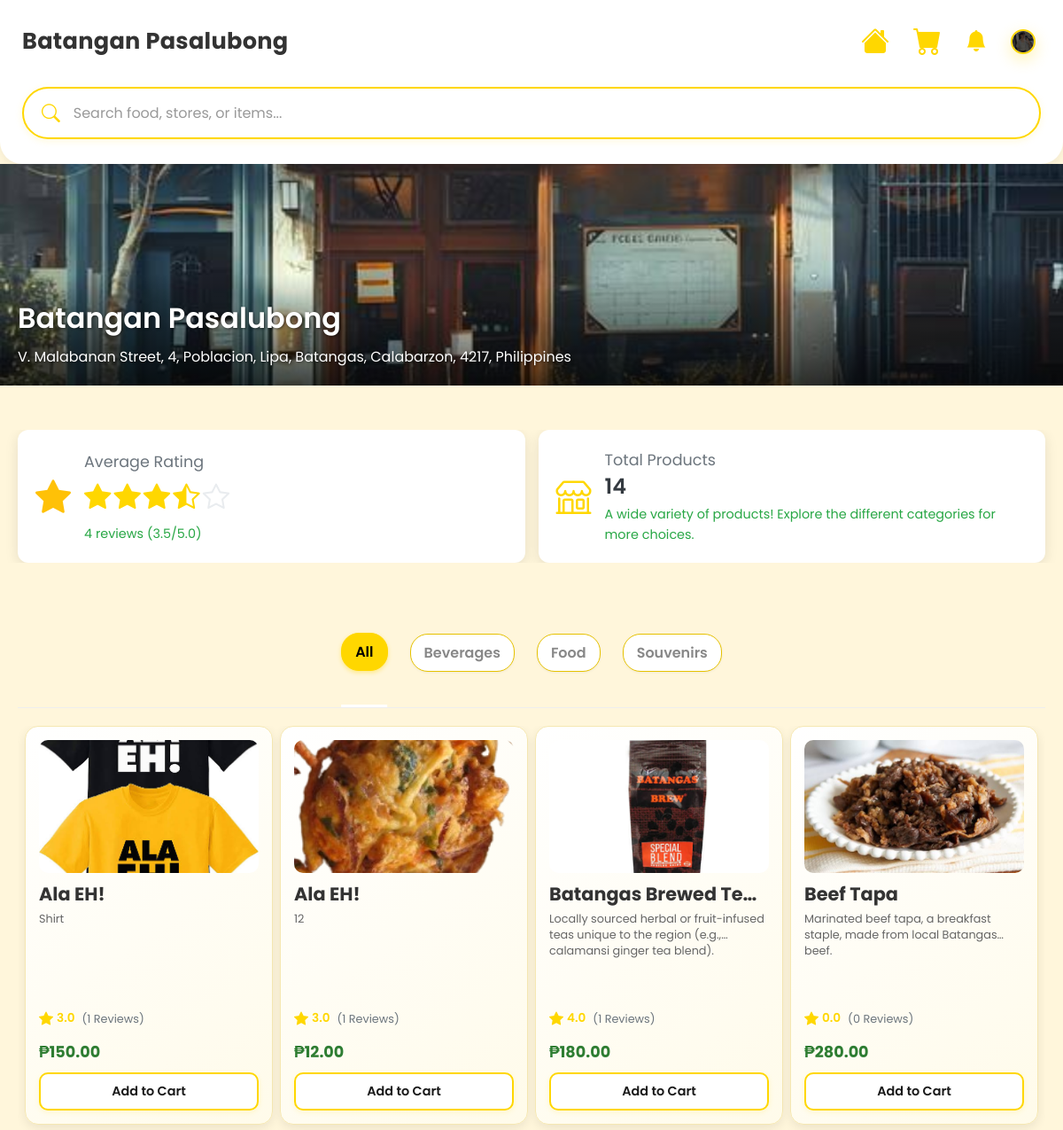
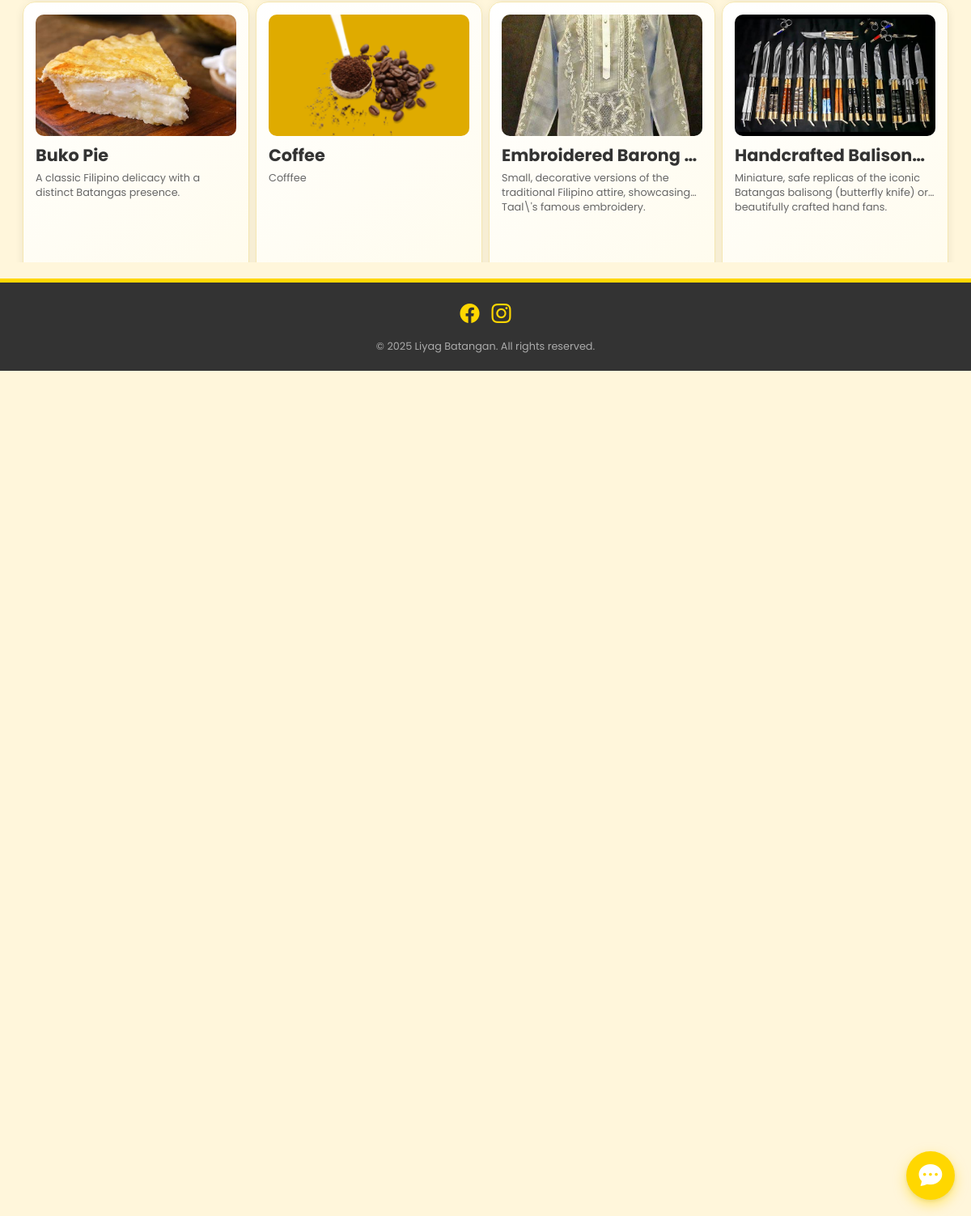
The page /index.php?action=view_store&vendor_id=21 (signed in) on the database its author committed (2 pictures, top to bottom).
### tables this page shows
CREATE TABLE `vendor_account` (
  `vendor_id` int(11) NOT NULL,
  `user_id` int(11) NOT NULL,
  `business_name` varchar(100) DEFAULT NULL,
  `business_address` text DEFAULT NULL,
  `business_description` text DEFAULT NULL,
  `logo_url` varchar(255) DEFAULT NULL,
  `latitude` decimal(10,8) DEFAULT NULL,
  `longitude` decimal(11,8) DEFAULT NULL,
  `registration_date` timestamp NOT NULL DEFAULT current_timestamp(),
  `verification_document` varchar(255) DEFAULT NULL,
  `status` enum('Pending','Approved','Rejected') DEFAULT 'Pending',
  `rejection_reason` text DEFAULT NULL,
  `average_rating` decimal(2,1) DEFAULT NULL,
  `total_reviews` int(11) DEFAULT NULL
);

CREATE TABLE `product_categories` (
  `category_id` int(11) NOT NULL,
  `name` varchar(100) DEFAULT NULL,
  `description` text DEFAULT NULL
);

CREATE TABLE `products` (
  `product_id` int(11) NOT NULL,
  `vendor_id` int(11) DEFAULT NULL,
  `category_id` int(11) DEFAULT NULL,
  `name` varchar(100) DEFAULT NULL,
  `description` text DEFAULT NULL,
  `price` decimal(10,2) DEFAULT NULL,
  `stock_quantity` int(11) DEFAULT NULL,
  `image_url` varchar(255) DEFAULT NULL,
  `status` enum('Active','Inactive','OutOfStock','Discontinued','Pending') DEFAULT 'Active',
  `created_at` timestamp NOT NULL DEFAULT current_timestamp(),
  `updated_at` timestamp NOT NULL DEFAULT current_timestamp() ON UPDATE current_timestamp(),
  `commission_rate` decimal(4,2) NOT NULL DEFAULT 10.00
);

### app/models/storeModels.php (called while the page is built, shortened)
<?php
require_once __DIR__ . '/../config/liyab_batangan_db_pdo.php';
class StoreModel {
    private $conn;
    private $vendor_table = "vendor_account";
    private $product_table = "products";
    private $category_table = "product_categories";
    private $reviews_table = "product_reviews";
    public function __construct($db) {
        $this->conn = $db;
    }
    public function getStoreDetails($vendorId) {
        $query = "SELECT vendor_id, business_name, business_address, logo_url, average_rating, total_reviews, user_id
                     FROM " . $this->vendor_table . "
                     WHERE vendor_id = ? AND status = 'Approved'
                     LIMIT 1";
        $stmt = $this->conn->prepare($query);
        $stmt->execute([$vendorId]);
        return $stmt->fetch(PDO::FETCH_ASSOC);
    }
   public function getProductsByVendorId($vendorId) {
    $query = "
        SELECT
            p.product_id, p.name, p.description, p.price, p.image_url,
            p.status, p.stock_quantity, p.category_id,
            COALESCE(pr.average_rating, 0.0) AS average_rating,
            COALESCE(pr.total_reviews, 0) AS total_reviews
        FROM " . $this->product_table . " p
        LEFT JOIN (
            SELECT
                product_id,
                AVG(rating) AS average_rating,
                COUNT(review_id) AS total_reviews
            FROM " . $this->reviews_table . "
            WHERE product_id IS NOT NULL
            GROUP BY product_id
        ) pr ON pr.product_id = p.product_id
        WHERE p.vendor_id = ?
        ORDER BY p.name";
    $stmt = $this->conn->prepare($query);
    $stmt->execute([$vendorId]);
    return $stmt->fetchAll(PDO::FETCH_ASSOC);
}
     public function getProductCategories() {
         $query = "SELECT category_id, name FROM " . $this->category_table . " ORDER BY name";
         $stmt = $this->conn->prepare($query);
         $stmt->execute();
         return $stmt->fetchAll(PDO::FETCH_ASSOC);
     }
   public function getStoreAverageRating($vendorId) {
    $query = "
        SELECT
            COALESCE(AVG(pr.rating), 0.0) AS average_store_rating,
            COUNT(pr.review_id) AS total_reviews_count
        FROM
            product_reviews pr
        JOIN
            products p ON pr.product_id = p.product_id
        WHERE
            p.vendor_id = ?
        LIMIT 1 -- Limit is optional here as it returns one row, but
                -- standard pagination (LIMIT 0, 25) should not be used here.
    ";
    $stmt = $this->conn->prepare($query);
    $stmt->execute([$vendorId]);
    return $stmt->fetch(PDO::FETCH_ASSOC);
}
}

### app/config/liyab_batangan_db_pdo.php (called while the page is built, shortened)
<?php
class Database {
    private $host = "localhost";
    private $db_name = "u290721747_liyag_batangan";
    private $username = "u290721747_LIyag_Batangan";
    private $password = "liyag_Batangan_001";
    public function connect() {
        $dsn = "mysql:host=" . $this->host . ";dbname=" . $this->db_name . ";charset=utf8mb4";
        $options = [
            PDO::ATTR_ERRMODE            => PDO::ERRMODE_EXCEPTION,
            PDO::ATTR_DEFAULT_FETCH_MODE => PDO::FETCH_ASSOC,
            PDO::ATTR_EMULATE_PREPARES   => false,
        ];
        try {
            $this->conn = new PDO($dsn, $this->username, $this->password, $options);
            return $this->conn;
        } catch (\PDOException $e) {
            error_log("Database Connection Error (PDO): " . $e->getMessage());
            die("Database connection failed.");
        }
    }
}

### app/views/store.php (the view, shortened to what this page needs)
<?php
$total_products = count($product_results ?? []);
$product_suggestion = $total_products < 10 ?
    "This shop has a small but curated selection. Check back soon for new additions!" :
    "A wide variety of products! Explore the different categories for more choices.";
function renderRatingStars($rating) {
    $html = '<div class="star-display-wrapper" aria-label="Rated ' . number_format($rating, 1) . ' out of 5">';
    $rounded_rating = round($rating * 2) / 2;
    for ($i = 1; $i <= 5; $i++) {
        $icon_class = '';
        if ($i <= $rounded_rating) {
            $icon_class = 'bi-star-fill';
        } elseif ($i - 0.5 == $rounded_rating) {
            $icon_class = 'bi-star-half';
        } else {
            $icon_class = 'bi-star';
        }
        $html .= '<i class="star-icon ' . $icon_class . '"></i>';
    }
    $html .= '</div>';
    return $html;
}
?>
<!DOCTYPE html>
<html lang="en">
<head>
    <link rel="stylesheet" href="https://cdn.jsdelivr.net/npm/bootstrap-icons@1.11.3/font/bootstrap-icons.css">
    <link rel="stylesheet" href="public/assets/css/home.css">
    <link rel="stylesheet" href="public/assets/css/responsive-home.css">
    <link rel="stylesheet" href="public/assets/css/responsive-store.css">
    <link rel="stylesheet" href="public/assets/css/store.css">
    <link rel="stylesheet" href="public/assets/css/stores.css">
    <link rel="stylesheet" href="public/assets/css/search.css">
    <link rel="stylesheet" href="public/assets/css/notification.css">
</head>
<body>
<header class="header">
    <div class="header-top">
        <div class="profile-greeting">
            <?= htmlspecialchars($store['business_name']); ?>
        </div>
        <nav class="nav-icons">
            <a href="index.php?action=home" title="Home">
                <i class="bi bi-house-fill"></i>
            </a>
            <a href="index.php?action=cart" title="Cart">
                <i class="bi bi-cart-fill"></i>
            </a>
            <div class="notification-dropdown" data-user-id="<?= htmlspecialchars($_SESSION['user_id'] ?? '') ?>">
                <button id="notificationBtn" title="Notifications">
                    <div class="notification-hover-wrapper">
                        <i class="bi bi-bell-fill"></i>
                    </div>
                </button>
            </div>
            <div class="profile-dropdown">
                <button id="profileBtn" title="Profile">
                    <div class="profile-hover-wrapper">
                        <img src="<?= htmlspecialchars($userProfilePicture ? 'uploads/' . basename($userProfilePicture) : 'public/assets/default/default_profile.jpg') ?>"
                             alt="Profile"
                             class="profile-icon">
                    </div>
                </button>
            </div>
        </nav>
    </div>
    <div class="search-wrapper">
        <i class="bi bi-search search-icon"></i>
        <input type="text" id="searchInput" placeholder="Search food, stores, or items..." class="search-input">
    </div>
</header>
<div class="store-header-image-container">
        <img src="<?= htmlspecialchars($store['logo_url'] ?? 'public/assets/default/default_business_picture.jpg') ?>"
             alt="<?= htmlspecialchars($store['business_name']) ?>"
             class="business-picture">
        <div class="store-header-content">
            <h2><?= htmlspecialchars($store['business_name']); ?></h2>
            <p><?= htmlspecialchars($store['business_address']); ?></p>
        </div>
    </div>
<main class="store-page-main" data-vendor-id="<?= htmlspecialchars($store['vendor_id']); ?>" data-vendor-user-id="<?= htmlspecialchars($store['user_id'] ?? 0); ?>">
    <section class="vendor-stats-container">
        <div class="stats-card ratings-card">
            <div class="stats-icon-wrapper">
                <i class="bi bi-star-fill icon-ratings"></i>
            </div>
            <div class="stats-info">
                <p class="stats-label">Average Rating</p>
                <p class="stats-value"><?= renderRatingStars($average_rating); ?></p>
                <p class="stats-subtext"><?= number_format($total_reviews); ?> reviews (<?= number_format($average_rating, 1); ?>/5.0)</p>
            </div>
        </div>
        <div class="stats-card products-stats-card">
            <div class="stats-icon-wrapper">
                <i class="bi bi-shop icon-products"></i>
            </div>
            <div class="stats-info">
                <p class="stats-label">Total Products</p>
                <p class="stats-value"><?= number_format($total_products); ?></p>
                <p class="stats-subtext"><?= htmlspecialchars($product_suggestion); ?></p>
            </div>
        </div>
    </section>
    <section class="store-products-section">
        <div class="category-filter-container">
            <div class="category-filter" id="category-filter">
                <button class="filter-btn active" data-category-id="all">All</button>
                <?php foreach ($categories as $category): ?>
                    <button class="filter-btn" data-category-id="<?= htmlspecialchars($category['category_id']); ?>">
                        <?= htmlspecialchars($category['name']); ?>
                    </button>
                <?php endforeach; ?>
            </div>
            <div class="filter-track" id="filter-track"></div>
        </div>
        <div class="product-grid">
            <?php if (!empty($product_results)): ?>
                <?php foreach ($product_results as $product): ?>
                    <?php
                        $product_data_for_js = array_merge($product, [
                            'business_name' => $store['business_name'],
                            'business_address' => $store['business_address'],
                            'vendor_id' => $store['vendor_id']
                        ]);
                    ?>
                    <div class="product-card"
                        data-category-id="<?= htmlspecialchars($product['category_id']); ?>"
                        data-product='<?= htmlspecialchars(json_encode($product_data_for_js), ENT_QUOTES, 'UTF-8') ?>'>
                        <img src="<?= htmlspecialchars($product['image_url'] ?? 'uploads/products/default_product.jpg') ?>"
                            alt="<?= htmlspecialchars($product['name']) ?>"
                            class="product-image">
                        <div class="product-info">
                            <h3><?= htmlspecialchars($product['name']) ?></h3>
                            <p class="product-description"><?= htmlspecialchars($product['description']) ?></p>
                            <?php
                                        $avg_rating = number_format($product['average_rating'] ?? 0, 1);
                                        $total_reviews = $product['total_reviews'] ?? 0;
                                ?>
                            <div class="product-rating-info">
                                    <span class="product-rating">
                                        <i class="bi bi-star-fill"></i>
                                        <?= $avg_rating ?>
                                    </span>
                                    <span class="review-count">
                                        (<?= number_format($total_reviews) ?> Reviews)
                                    </span>
                                </div>
                            </div>
                        <span class="price">₱<?= number_format($product['price'], 2) ?></span>
                        <span class="view1-btn">Add to Cart</span>
                    </div>
                <?php endforeach; ?>
            <?php else: ?>
                <p class="no-results-message">No products found for this store.</p>
            <?php endif; ?>
        </div>
    </section>
      <button class="chat-toggle-btn" id="chatToggleBtn" title="Chat with Store">
                <i class="bi bi-chat-dots-fill"></i>
            </button>
</main>
<footer class="footer">
    <div class="social-icons">
        <a href="https://www.facebook.com/people/Liyag-Batangan/61583172300285/"><i class="bi bi-facebook"></i></a>
        <a href="https://www.instagram.com/liyag.batangan/"><i class="bi bi-instagram"></i></a>
    </div>
    <p class="copyright">&copy; <?= date('Y') ?> Liyag Batangan. All rights reserved.</p>
</footer>
</body>
</html>

### rows shown on the page
vendor_account: business_name "Batangan Pasalubong", logo_url (picture), business_address "V. Malabanan Street, 4, Poblacion, Lipa, Batangas, Calabarzon, 4217, Philippines"
product_categories: name "Beverages"
product_categories: name "Food"
product_categories: name "Souvenirs"
products: image_url (picture), name "Ala EH!", description "Shirt", avg_rating "3.0", total_reviews "1", price "150.00"
products: image_url (picture), name "Ala EH!", description "12", avg_rating "3.0", total_reviews "1", price "12.00"
products: image_url (picture), name "Batangas Brewed Te…", description "Locally sourced herbal or fruit-infused teas unique to the region (e.g., calamansi ginger tea blend).", avg_rating "4.0", total_reviews "1", price "180.00"
products: image_url (picture), name "Beef Tapa", description "Marinated beef tapa, a breakfast staple, made from local Batangas beef.", avg_rating "0.0", total_reviews "0", price "280.00"
products: image_url (picture), name "Buko Pie", description "A classic Filipino delicacy with a distinct Batangas presence."
products: image_url (picture), name "Coffee", description "Cofffee"
products: image_url (picture), name "Embroidered Barong…", description "Small, decorative versions of the traditional Filipino attire, showcasing Taal\\'s famous embroidery."
products: image_url (picture), name "Handcrafted Balison…", description "Miniature, safe replicas of the iconic Batangas balisong (butterfly knife) or beautifully crafted hand fans."

### other values the page prints
$total_reviews "4"
$average_rating "3.5"
$total_products "14"
$product_suggestion "A wide variety of products! Explore the different categories for more choices."
